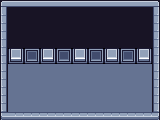

This game map was drawn from its Tiled (.tmx) file and the tilesets committed beside it. A one-line description and the full map source follow:
An orthogonal 20x15 tile map with 8x8 px tiles, 2 tile layers (Funcional, Visual), 4 tilesets.

<map version="1.10" tiledversion="1.12.2" orientation="orthogonal" renderorder="right-down" width="20" height="15" tilewidth="8" tileheight="8" infinite="0" nextlayerid="5" nextobjectid="1">
 <editorsettings>
  <export target="Mapa3.json" format="json" />
 </editorsettings>
 <tileset firstgid="1" source="Dungeon Gathering Free Version/Set 1.tsx" />
 <tileset firstgid="2241" source="16x16-RPG-characters/preview.tsx" />
 <tileset firstgid="2241" source="03-soldier.tsx" />
 <tileset firstgid="2625" source="craftpix-net-363992-free-top-down-orc-game-character-pixel-art/PNG/Orc3/Without_shadow/orc3_run_without_shadow.tsx" />
 <layer id="2" name="Funcional" width="20" height="15">
  <data encoding="csv">
910,910,910,910,910,910,910,910,910,910,910,910,910,910,910,910,910,910,910,910,
910,910,910,910,910,910,910,910,910,910,910,910,910,910,910,910,910,910,910,910,
910,910,910,910,910,910,910,910,910,910,910,910,910,910,910,910,910,910,910,910,
910,910,910,910,910,910,910,910,910,910,910,910,910,910,910,910,910,910,910,910,
910,910,910,910,910,910,910,910,910,910,910,910,910,910,910,910,910,910,910,910,
910,910,910,910,910,910,910,910,910,910,910,910,910,910,910,910,910,910,910,910,
910,935,936,939,940,935,936,939,940,935,936,939,940,935,936,939,940,935,936,910,
910,991,992,995,996,991,992,995,996,991,992,995,996,991,992,995,996,991,992,910,
910,652,652,652,652,652,652,652,652,652,652,652,652,652,652,652,652,652,652,910,
910,652,652,652,652,652,652,652,652,652,652,652,652,652,652,652,652,652,652,910,
910,652,652,652,652,652,652,652,652,652,652,652,652,652,652,652,652,652,652,910,
910,652,652,652,652,652,652,652,652,652,652,652,652,652,652,652,652,652,652,910,
910,652,652,652,652,652,652,652,652,652,652,652,652,652,652,652,652,652,652,910,
910,652,652,652,652,652,652,652,652,652,652,652,652,652,652,652,652,652,652,910,
910,910,910,910,910,910,910,910,910,910,910,910,910,910,910,910,910,910,910,910
</data>
 </layer>
 <layer id="1" name="Visual" width="20" height="15">
  <data encoding="csv">
795,796,796,796,796,796,796,796,796,796,796,796,796,796,796,796,796,796,796,800,
851,910,910,910,910,910,910,910,910,910,910,910,910,910,910,910,910,910,910,856,
851,910,910,910,910,910,910,910,910,910,910,910,910,910,910,910,910,910,910,856,
851,910,910,910,910,910,910,910,910,910,910,910,910,910,910,910,910,910,910,856,
851,910,910,910,910,910,910,910,910,910,910,910,910,910,910,910,910,910,910,856,
851,910,910,910,910,910,910,910,910,910,910,910,910,910,910,910,910,910,910,856,
851,935,936,939,940,935,936,939,940,935,936,939,940,935,936,939,940,935,936,856,
851,991,992,995,996,991,992,995,996,991,992,995,996,991,992,995,996,991,992,856,
851,846,846,846,846,846,846,846,846,846,846,846,846,846,846,846,846,846,846,856,
851,846,846,846,846,846,846,846,846,846,846,846,846,846,846,846,846,846,846,856,
851,846,846,846,846,846,846,846,846,846,846,846,846,846,846,846,846,846,846,856,
851,846,846,846,846,846,846,846,846,846,846,846,846,846,846,846,846,846,846,856,
851,846,846,846,846,846,846,846,846,846,846,846,846,846,846,846,846,846,846,856,
851,846,846,846,846,846,846,846,846,846,846,846,846,846,846,846,846,846,846,856,
1019,1020,1020,1020,1020,1020,1020,1020,1020,1020,1020,1020,1020,1020,1020,1020,1020,1020,1020,1024
</data>
 </layer>
</map>
